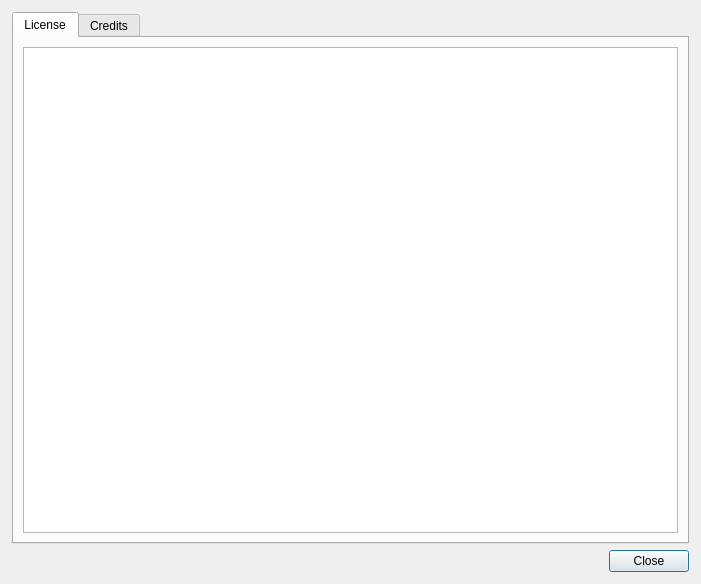
<ui version="4.0" >
 <class>LicenseDialog</class>
 <widget class="QDialog" name="LicenseDialog" >
  <property name="geometry" >
   <rect>
    <x>0</x>
    <y>0</y>
    <width>701</width>
    <height>584</height>
   </rect>
  </property>
  <property name="windowTitle" >
   <string>License Information</string>
  </property>
  <layout class="QGridLayout" name="gridLayout" >
   <property name="margin" >
    <number>0</number>
   </property>
   <item row="0" column="0" >
    <layout class="QVBoxLayout" name="verticalLayout" >
     <property name="sizeConstraint" >
      <enum>QLayout::SetDefaultConstraint</enum>
     </property>
     <property name="margin" >
      <number>12</number>
     </property>
     <item>
      <widget class="QTabWidget" name="tabWidget" >
       <property name="sizePolicy" >
        <sizepolicy vsizetype="Preferred" hsizetype="Preferred" >
         <horstretch>0</horstretch>
         <verstretch>0</verstretch>
        </sizepolicy>
       </property>
       <property name="tabShape" >
        <enum>QTabWidget::Rounded</enum>
       </property>
       <property name="currentIndex" >
        <number>0</number>
       </property>
       <widget class="QWidget" name="tabLicense" >
        <attribute name="title" >
         <string>License</string>
        </attribute>
        <layout class="QGridLayout" name="gridLayout_2" >
         <item row="0" column="0" >
          <layout class="QVBoxLayout" name="verticalLayout_2" >
           <property name="leftMargin" >
            <number>0</number>
           </property>
           <item>
            <widget class="QTextEdit" name="txtLicense" >
             <property name="sizePolicy" >
              <sizepolicy vsizetype="Expanding" hsizetype="Expanding" >
               <horstretch>0</horstretch>
               <verstretch>0</verstretch>
              </sizepolicy>
             </property>
             <property name="acceptDrops" >
              <bool>false</bool>
             </property>
             <property name="undoRedoEnabled" >
              <bool>false</bool>
             </property>
             <property name="readOnly" >
              <bool>true</bool>
             </property>
             <property name="textInteractionFlags" >
              <set>Qt::LinksAccessibleByMouse|Qt::TextSelectableByMouse</set>
             </property>
            </widget>
           </item>
          </layout>
         </item>
        </layout>
       </widget>
       <widget class="QWidget" name="tabCredits" >
        <attribute name="title" >
         <string>Credits</string>
        </attribute>
        <layout class="QGridLayout" name="gridLayout_3" >
         <item row="0" column="0" >
          <layout class="QVBoxLayout" name="verticalLayout_3" >
           <item>
            <widget class="QTextEdit" name="txtCredits" >
             <property name="sizePolicy" >
              <sizepolicy vsizetype="Expanding" hsizetype="Expanding" >
               <horstretch>0</horstretch>
               <verstretch>0</verstretch>
              </sizepolicy>
             </property>
             <property name="textInteractionFlags" >
              <set>Qt::LinksAccessibleByMouse|Qt::TextSelectableByMouse</set>
             </property>
            </widget>
           </item>
          </layout>
         </item>
        </layout>
       </widget>
      </widget>
     </item>
     <item>
      <widget class="QDialogButtonBox" name="buttonBox" >
       <property name="orientation" >
        <enum>Qt::Horizontal</enum>
       </property>
       <property name="standardButtons" >
        <set>QDialogButtonBox::Close</set>
       </property>
      </widget>
     </item>
    </layout>
   </item>
  </layout>
 </widget>
 <resources/>
 <connections>
  <connection>
   <sender>buttonBox</sender>
   <signal>accepted()</signal>
   <receiver>LicenseDialog</receiver>
   <slot>accept()</slot>
   <hints>
    <hint type="sourcelabel" >
     <x>248</x>
     <y>254</y>
    </hint>
    <hint type="destinationlabel" >
     <x>157</x>
     <y>274</y>
    </hint>
   </hints>
  </connection>
  <connection>
   <sender>buttonBox</sender>
   <signal>rejected()</signal>
   <receiver>LicenseDialog</receiver>
   <slot>reject()</slot>
   <hints>
    <hint type="sourcelabel" >
     <x>316</x>
     <y>260</y>
    </hint>
    <hint type="destinationlabel" >
     <x>286</x>
     <y>274</y>
    </hint>
   </hints>
  </connection>
 </connections>
</ui>
